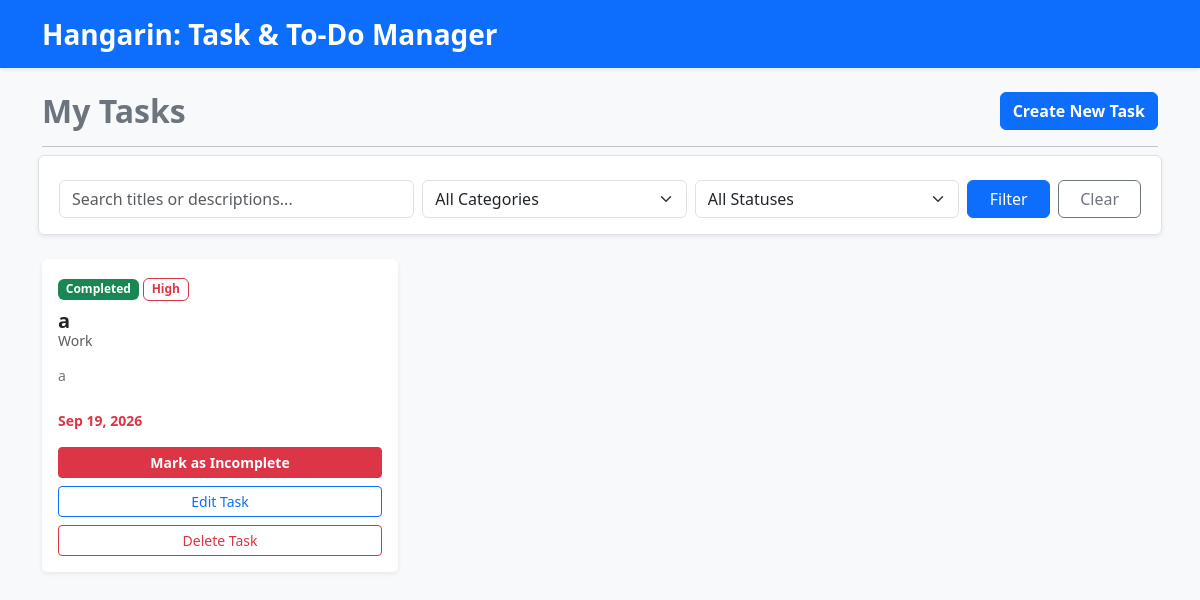
The page / on the database its author committed.
### tasks/models.py (models this page shows, shortened)
class BaseModel(models.Model):
    created_at = models.DateTimeField(auto_now_add=True)
    updated_at = models.DateTimeField(auto_now=True)
    class Meta:
        abstract = True

class Task(BaseModel):
    title = models.CharField(max_length=200)
    description = models.TextField()
    deadline = models.DateTimeField()
    status = models.CharField(max_length=50, choices=STATUS_CHOICES, default="Pending")
    category = models.ForeignKey(Category, on_delete=models.CASCADE)
    priority = models.ForeignKey(Priority, on_delete=models.CASCADE)

class Priority(BaseModel):
    name = models.CharField(max_length=100)
    class Meta:
        verbose_name = "Priority"
        verbose_name_plural = "Priorities"

class Category(BaseModel):
    name = models.CharField(max_length=100)
    class Meta:
        verbose_name = "Category"
        verbose_name_plural = "Categories"

### tasks/views.py (the view)
# urls.py: path('', views.task_list, name='task_list'),
def task_list(request):
    tasks = Task.objects.select_related('category', 'priority').prefetch_related('subtask_set', 'note_set').order_by('deadline')
    search_query = request.GET.get('q', '')
    status_filter = request.GET.get('status', '')
    category_filter = request.GET.get('category', '')
    if search_query:
        tasks = tasks.filter(Q(title__icontains=search_query) | Q(description__icontains=search_query))
    if status_filter:
        tasks = tasks.filter(status=status_filter)
    current_category_id = None
    if category_filter:
        tasks = tasks.filter(category_id=category_filter)
        current_category_id = int(category_filter)
    context = {
        'tasks': tasks,
        'categories': Category.objects.all(),
        'statuses': [choice[0] for choice in STATUS_CHOICES],
        'current_search': search_query,
        'current_status': status_filter,
        'current_category': current_category_id,
    }
    return render(request, 'tasks/task_list.html', context)

### tasks/templates/tasks/task_list.html (shortened to what this page needs)
<!DOCTYPE html>
<html lang="en">
<head>
    <link href="https://cdn.jsdelivr.net/npm/bootstrap@5.3.0/dist/css/bootstrap.min.css" rel="stylesheet">
</head>
<body class="bg-light">
    <nav class="navbar navbar-dark bg-primary shadow-sm mb-4">
        <div class="container">
            <a class="navbar-brand fw-bold fs-3" href="{% url 'task_list' %}">Hangarin: Task & To-Do Manager</a>
        </div>
    </nav>
    <div class="container">
        <div class="row mb-3 align-items-center">
            <div class="col">
                <h2 class="fw-bold text-secondary mb-0">My Tasks</h2>
            </div>
            <div class="col text-end">
                <a href="{% url 'task_create' %}" class="btn btn-primary fw-bold">Create New Task</a>
            </div>
        </div>
        <hr>
        <div class="row mb-4">
            <div class="col">
                <form method="GET" action="{% url 'task_list' %}" class="row g-2 align-items-center bg-white p-3 shadow-sm rounded border">
                    <div class="col-md-4">
                        <input type="text" name="q" class="form-control" placeholder="Search titles or descriptions..." value="{{ current_search }}">
                    </div>
                    <div class="col-md-3">
                        <select name="category" class="form-select">
                            <option value="">All Categories</option>
                        </select>
                    </div>
                    <div class="col-md-3">
                        <select name="status" class="form-select">
                            <option value="">All Statuses</option>
                        </select>
                    </div>
                    <div class="col-md-2 d-flex gap-2">
                        <button type="submit" class="btn btn-primary w-100">Filter</button>
                        <a href="{% url 'task_list' %}" class="btn btn-outline-secondary w-100">Clear</a>
                    </div>
                </form>
            </div>
        </div>
        <div class="row">
            {% for task in tasks %}
            <div class="col-md-6 col-lg-4 mb-4">
                <div class="card h-100 shadow-sm border-0">
                    <div class="card-body">
                        <div class="mb-2">
                            {% if task.status == 'Pending' %}
                                <span class="badge bg-warning text-dark">Pending</span>
                            {% elif task.status == 'In Progress' %}
                                <span class="badge bg-info text-dark">In Progress</span>
                            {% elif task.status == 'Completed' %}
                                <span class="badge bg-success">Completed</span>
                            {% else %}
                                <span class="badge bg-secondary">{{ task.status }}</span>
                            {% endif %}
                            {% if task.priority %}
                                <span class="badge border border-danger text-danger">{{ task.priority.name }}</span>
                            {% endif %}
                        </div>
                        <h5 class="card-title fw-bold mb-1">
                            <a href="{% url 'task_detail' task.pk %}" class="task-title-link">
                                {{ task.title }}
                            </a>
                        </h5>
                        <h6 class="card-subtitle mb-3 text-muted small">
                            {% if task.category %}{{ task.category.name }}{% else %}No Category{% endif %}
                        </h6>
                        <p class="card-text text-secondary small">{{ task.description|truncatechars:100 }}</p>
                    </div>
                    <div class="card-footer bg-white border-top-0 pb-3">
                        <div class="d-flex justify-content-between align-items-center small mb-3">
                            <span class="text-danger fw-semibold">
                                {{ task.deadline|date:"M d, Y" }}
                            </span>
                        </div>
                        {% if task.status != 'Completed' %}
                        <form action="{% url 'complete_task' task.pk %}" method="POST" class="d-grid mb-2">
                            {% csrf_token %}
                            <button type="submit" class="btn btn-sm btn-outline-success fw-bold">
                                Mark Completed
                            </button>
                        </form>
                        {% else %}
                        <form action="{% url 'undo_complete_task' task.pk %}" method="POST" class="d-grid mb-2">
                            <button type="submit" class="btn btn-sm btn-danger fw-bold">
                                Mark as Incomplete
                            </button>
                        </form>
                        {% endif %}
                        <div class="d-grid mb-2">
                            <a href="{% url 'task_update' task.pk %}" class="btn btn-sm btn-outline-primary">
                                Edit Task
                            </a>
                        </div>
                        <div class="d-grid">
                            <button type="button" class="btn btn-sm btn-outline-danger" data-bs-toggle="modal" data-bs-target="#deleteModal{{ task.pk }}">
                                Delete Task
                            </button>
                        </div>
                    </div>
                </div>
            </div>
            {% empty %}
            <div class="col text-center mt-5">
                <h4 class="text-muted">No tasks found. Get to work!</h4>
            </div>
            {% endfor %}
        </div>
    </div>
</body>
</html>

### tasks/templates/tasks/task_list.html (style rules this page uses)
.task-title-link { color: #212529; text-decoration: none; transition: all 0.2s ease-in-out; }

### rows shown on the page
Task: status "Completed", priority.name "High", title "a", category.name "Work", description "a", deadline "Sep 19, 2026"
